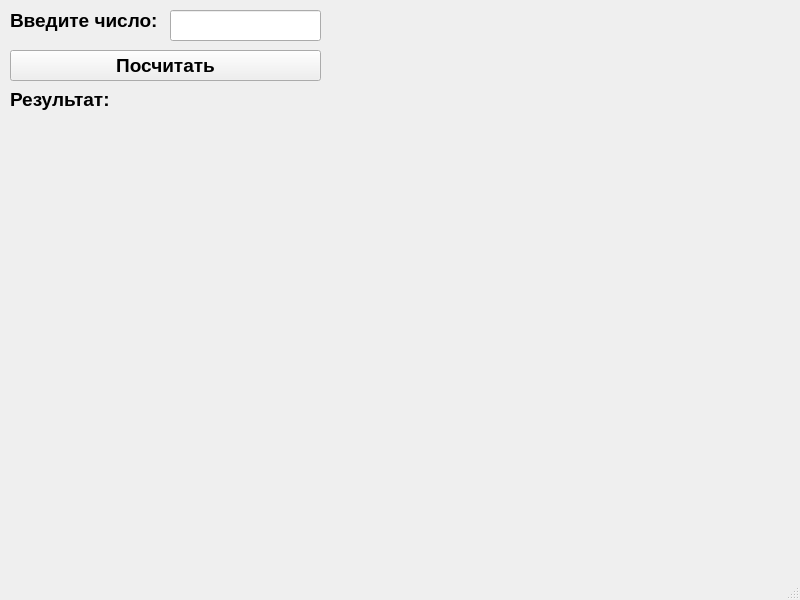
<?xml version="1.0" encoding="UTF-8"?>
<ui version="4.0">
 <class>MainWindow</class>
 <widget class="QMainWindow" name="MainWindow">
  <property name="geometry">
   <rect>
    <x>0</x>
    <y>0</y>
    <width>800</width>
    <height>600</height>
   </rect>
  </property>
  <property name="windowTitle">
   <string>MainWindow</string>
  </property>
  <widget class="QWidget" name="centralwidget">
   <widget class="QLineEdit" name="lineEdit">
    <property name="geometry">
     <rect>
      <x>170</x>
      <y>10</y>
      <width>151</width>
      <height>31</height>
     </rect>
    </property>
   </widget>
   <widget class="QLabel" name="label">
    <property name="geometry">
     <rect>
      <x>10</x>
      <y>10</y>
      <width>151</width>
      <height>21</height>
     </rect>
    </property>
    <property name="font">
     <font>
      <pointsize>14</pointsize>
      <bold>true</bold>
     </font>
    </property>
    <property name="text">
     <string>Введите число:</string>
    </property>
   </widget>
   <widget class="QLabel" name="label_2">
    <property name="geometry">
     <rect>
      <x>10</x>
      <y>84</y>
      <width>111</width>
      <height>31</height>
     </rect>
    </property>
    <property name="font">
     <font>
      <pointsize>14</pointsize>
      <bold>true</bold>
     </font>
    </property>
    <property name="text">
     <string>Результат:</string>
    </property>
   </widget>
   <widget class="QLabel" name="label_3">
    <property name="geometry">
     <rect>
      <x>130</x>
      <y>90</y>
      <width>181</width>
      <height>21</height>
     </rect>
    </property>
    <property name="font">
     <font>
      <pointsize>14</pointsize>
      <bold>true</bold>
     </font>
    </property>
    <property name="text">
     <string/>
    </property>
   </widget>
   <widget class="QPushButton" name="pushButton">
    <property name="geometry">
     <rect>
      <x>10</x>
      <y>50</y>
      <width>311</width>
      <height>31</height>
     </rect>
    </property>
    <property name="font">
     <font>
      <pointsize>14</pointsize>
      <bold>true</bold>
     </font>
    </property>
    <property name="text">
     <string>Посчитать</string>
    </property>
   </widget>
  </widget>
  <widget class="QMenuBar" name="menubar">
   <property name="geometry">
    <rect>
     <x>0</x>
     <y>0</y>
     <width>800</width>
     <height>22</height>
    </rect>
   </property>
  </widget>
  <widget class="QStatusBar" name="statusbar"/>
 </widget>
 <resources/>
 <connections/>
</ui>
